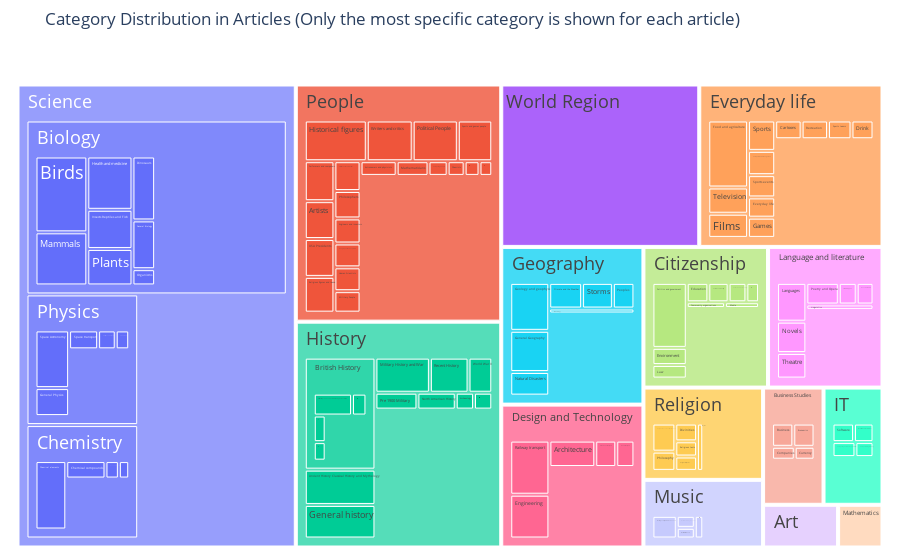

This figure's notebook cell:
### Code cell
#TODO: add subcategories

labels_filtered, parents_filtered, values_filtered, ids_filtered = create_treemap_data(df_categories)
fig = go.Figure(go.Treemap(
    labels=labels_filtered,
    parents=parents_filtered,
    values=values_filtered,
    ids=ids_filtered,
    textfont=dict(size=18),
))

fig.update_layout(margin=dict(t=50, l=10, r=10, b=5), title="Category Distribution in Articles (Only the most specific category is shown for each article)")
fig.show()

### Figure 1 — Plotly figure (JSON) as saved in the notebook; plotly's stock layout.template omitted (floating-point values rounded to 4 significant figures; data arrays with more than 128 entries replaced by an {"elided": "..."} marker saying what was removed)
{"data": [{"ids": {"elided": "131 str values"}, "labels": {"elided": "131 str values"}, "parents": {"elided": "131 str values"}, "textfont": {"size": 18}, "type": "treemap", "values": {"elided": "131 int values"}}], "layout": {"margin": {"b": 5, "l": 10, "r": 10, "t": 50}, "title": {"text": "Category Distribution in Articles (Only the most specific category is shown for each article)"}}}
